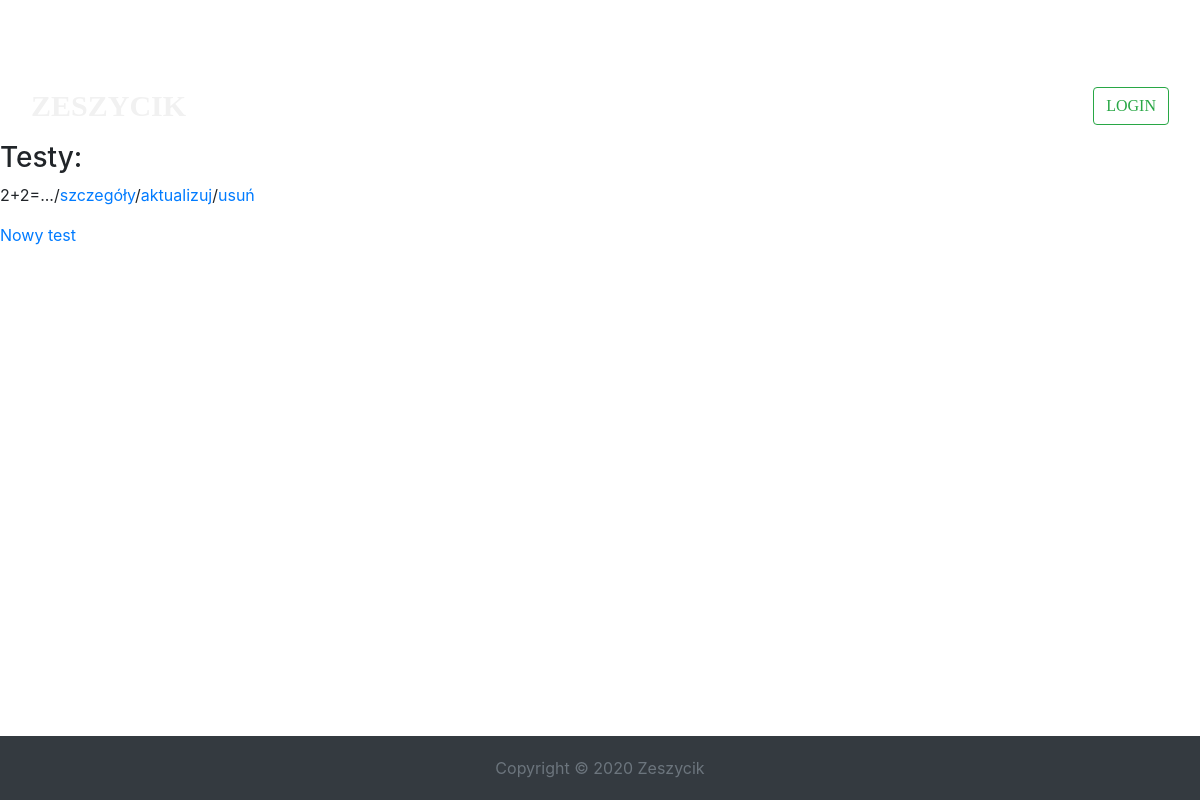
/studenttests, run on an earlier commit of the app's database.
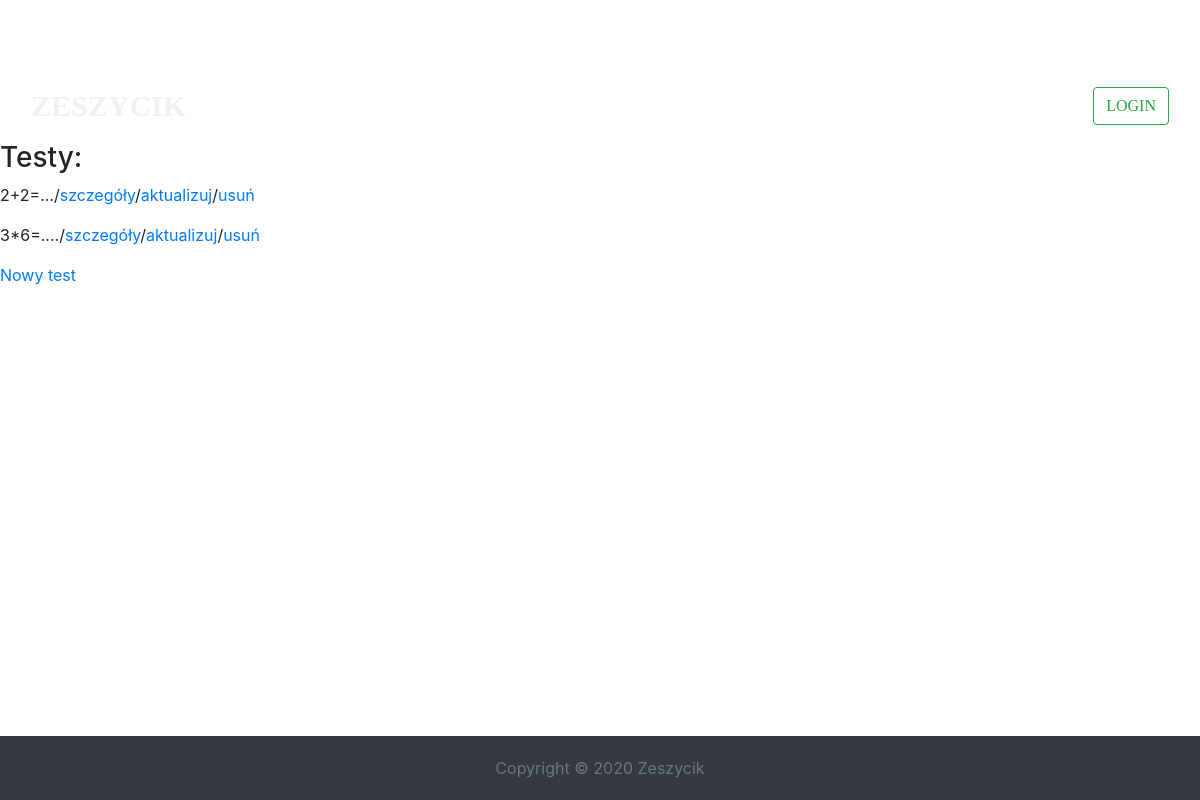
And on a later commit of the database.
### school/models.py (models this page shows)
class StudentTest(models.Model):
    lesson = models.ForeignKey(Lesson, on_delete=models.CASCADE)
    author = models.ForeignKey(SchoolUser, on_delete=models.DO_NOTHING)
    question = models.TextField()
    answer_right = models.CharField(max_length=150)
    answer_1_wrong = models.CharField(max_length=150)
    answer_2_wrong = models.CharField(max_length=150)
    answer_3_wrong = models.CharField(max_length=150)
    def __str__(self):
        return f'{self.question[:30]}'

### school/views.py (the view)
# urls.py: path('studenttests', StudentTestListView.as_view(), name='studenttest_list'),
class StudentTestListView(ListView):
    template_name = 'studenttest_list.html'
    model = StudentTest
    context_object_name = 'studenttests'

### school/templates/studenttest_list.html (shortened to what this page needs)
{% extends 'base.html' %}
{% load static %}
{% block content %}
    <link rel="stylesheet" type="text/css" href="{% static 'css/index.css' %}">
    <h3>Testy:</h3>
    {% for test in studenttests %}
        <p>{{ test }}/<a href="{% url 'studenttest_detail' test.pk %}">szczegóły</a>/<a href="{% url 'studenttest_update' test.pk %}">aktualizuj</a>/<a href="{% url 'studenttest_delete' test.pk %}">usuń</a></p>
    {% endfor %}
    <a href="{% url 'studenttest_create' %}">Nowy test</a>
{% endblock content %}

What changed in the data, as far as the page shows it:
added StudentTest: question "3*6=...."
